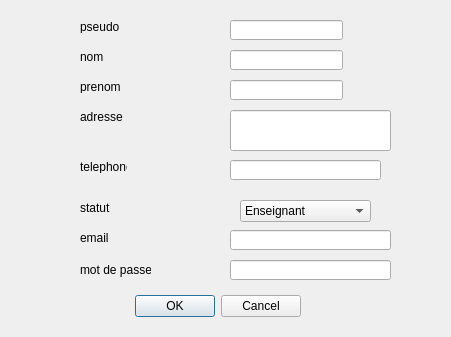
<?xml version="1.0" encoding="UTF-8"?>
<ui version="4.0">
 <class>ui_ajouterutilisateurdialog</class>
 <widget class="QDialog" name="ui_ajouterutilisateurdialog">
  <property name="geometry">
   <rect>
    <x>0</x>
    <y>0</y>
    <width>451</width>
    <height>337</height>
   </rect>
  </property>
  <property name="windowTitle">
   <string>Ajouter un utilisateur</string>
  </property>
  <widget class="QDialogButtonBox" name="b_valider">
   <property name="geometry">
    <rect>
     <x>-40</x>
     <y>290</y>
     <width>341</width>
     <height>32</height>
    </rect>
   </property>
   <property name="orientation">
    <enum>Qt::Horizontal</enum>
   </property>
   <property name="standardButtons">
    <set>QDialogButtonBox::Cancel|QDialogButtonBox::Ok</set>
   </property>
  </widget>
  <widget class="QLabel" name="label">
   <property name="geometry">
    <rect>
     <x>80</x>
     <y>50</y>
     <width>47</width>
     <height>13</height>
    </rect>
   </property>
   <property name="text">
    <string>nom</string>
   </property>
  </widget>
  <widget class="QLabel" name="label_2">
   <property name="geometry">
    <rect>
     <x>80</x>
     <y>80</y>
     <width>47</width>
     <height>13</height>
    </rect>
   </property>
   <property name="text">
    <string>prenom</string>
   </property>
  </widget>
  <widget class="QLabel" name="label_3">
   <property name="geometry">
    <rect>
     <x>80</x>
     <y>110</y>
     <width>47</width>
     <height>13</height>
    </rect>
   </property>
   <property name="text">
    <string>adresse</string>
   </property>
  </widget>
  <widget class="QLabel" name="label_4">
   <property name="geometry">
    <rect>
     <x>80</x>
     <y>160</y>
     <width>47</width>
     <height>13</height>
    </rect>
   </property>
   <property name="text">
    <string>telephone</string>
   </property>
  </widget>
  <widget class="QLabel" name="label_5">
   <property name="geometry">
    <rect>
     <x>80</x>
     <y>200</y>
     <width>47</width>
     <height>16</height>
    </rect>
   </property>
   <property name="text">
    <string>statut</string>
   </property>
  </widget>
  <widget class="QLabel" name="label_6">
   <property name="geometry">
    <rect>
     <x>80</x>
     <y>230</y>
     <width>47</width>
     <height>16</height>
    </rect>
   </property>
   <property name="text">
    <string>email</string>
   </property>
  </widget>
  <widget class="QLabel" name="label_7">
   <property name="geometry">
    <rect>
     <x>80</x>
     <y>260</y>
     <width>71</width>
     <height>20</height>
    </rect>
   </property>
   <property name="text">
    <string>mot de passe</string>
   </property>
  </widget>
  <widget class="QLineEdit" name="nom">
   <property name="geometry">
    <rect>
     <x>230</x>
     <y>50</y>
     <width>113</width>
     <height>20</height>
    </rect>
   </property>
  </widget>
  <widget class="QLineEdit" name="prenom">
   <property name="geometry">
    <rect>
     <x>230</x>
     <y>80</y>
     <width>113</width>
     <height>20</height>
    </rect>
   </property>
  </widget>
  <widget class="QLineEdit" name="adresse">
   <property name="geometry">
    <rect>
     <x>230</x>
     <y>110</y>
     <width>161</width>
     <height>41</height>
    </rect>
   </property>
  </widget>
  <widget class="QLineEdit" name="telephone">
   <property name="geometry">
    <rect>
     <x>230</x>
     <y>160</y>
     <width>151</width>
     <height>20</height>
    </rect>
   </property>
  </widget>
  <widget class="QLineEdit" name="motdepasse">
   <property name="geometry">
    <rect>
     <x>230</x>
     <y>260</y>
     <width>161</width>
     <height>20</height>
    </rect>
   </property>
   <property name="echoMode">
    <enum>QLineEdit::Password</enum>
   </property>
  </widget>
  <widget class="QLineEdit" name="email">
   <property name="geometry">
    <rect>
     <x>230</x>
     <y>230</y>
     <width>161</width>
     <height>20</height>
    </rect>
   </property>
  </widget>
  <widget class="QComboBox" name="statut">
   <property name="geometry">
    <rect>
     <x>240</x>
     <y>200</y>
     <width>131</width>
     <height>22</height>
    </rect>
   </property>
   <item>
    <property name="text">
     <string>Enseignant</string>
    </property>
   </item>
   <item>
    <property name="text">
     <string>Administrateur</string>
    </property>
   </item>
   <item>
    <property name="text">
     <string>Etudiant</string>
    </property>
   </item>
  </widget>
  <widget class="QLabel" name="label_8">
   <property name="geometry">
    <rect>
     <x>80</x>
     <y>20</y>
     <width>47</width>
     <height>13</height>
    </rect>
   </property>
   <property name="text">
    <string>pseudo</string>
   </property>
  </widget>
  <widget class="QLineEdit" name="pseudo">
   <property name="geometry">
    <rect>
     <x>230</x>
     <y>20</y>
     <width>113</width>
     <height>20</height>
    </rect>
   </property>
  </widget>
 </widget>
 <resources/>
 <connections>
  <connection>
   <sender>b_valider</sender>
   <signal>accepted()</signal>
   <receiver>ui_ajouterutilisateurdialog</receiver>
   <slot>accept()</slot>
   <hints>
    <hint type="sourcelabel">
     <x>248</x>
     <y>254</y>
    </hint>
    <hint type="destinationlabel">
     <x>157</x>
     <y>274</y>
    </hint>
   </hints>
  </connection>
  <connection>
   <sender>b_valider</sender>
   <signal>rejected()</signal>
   <receiver>ui_ajouterutilisateurdialog</receiver>
   <slot>reject()</slot>
   <hints>
    <hint type="sourcelabel">
     <x>316</x>
     <y>260</y>
    </hint>
    <hint type="destinationlabel">
     <x>286</x>
     <y>274</y>
    </hint>
   </hints>
  </connection>
 </connections>
</ui>
